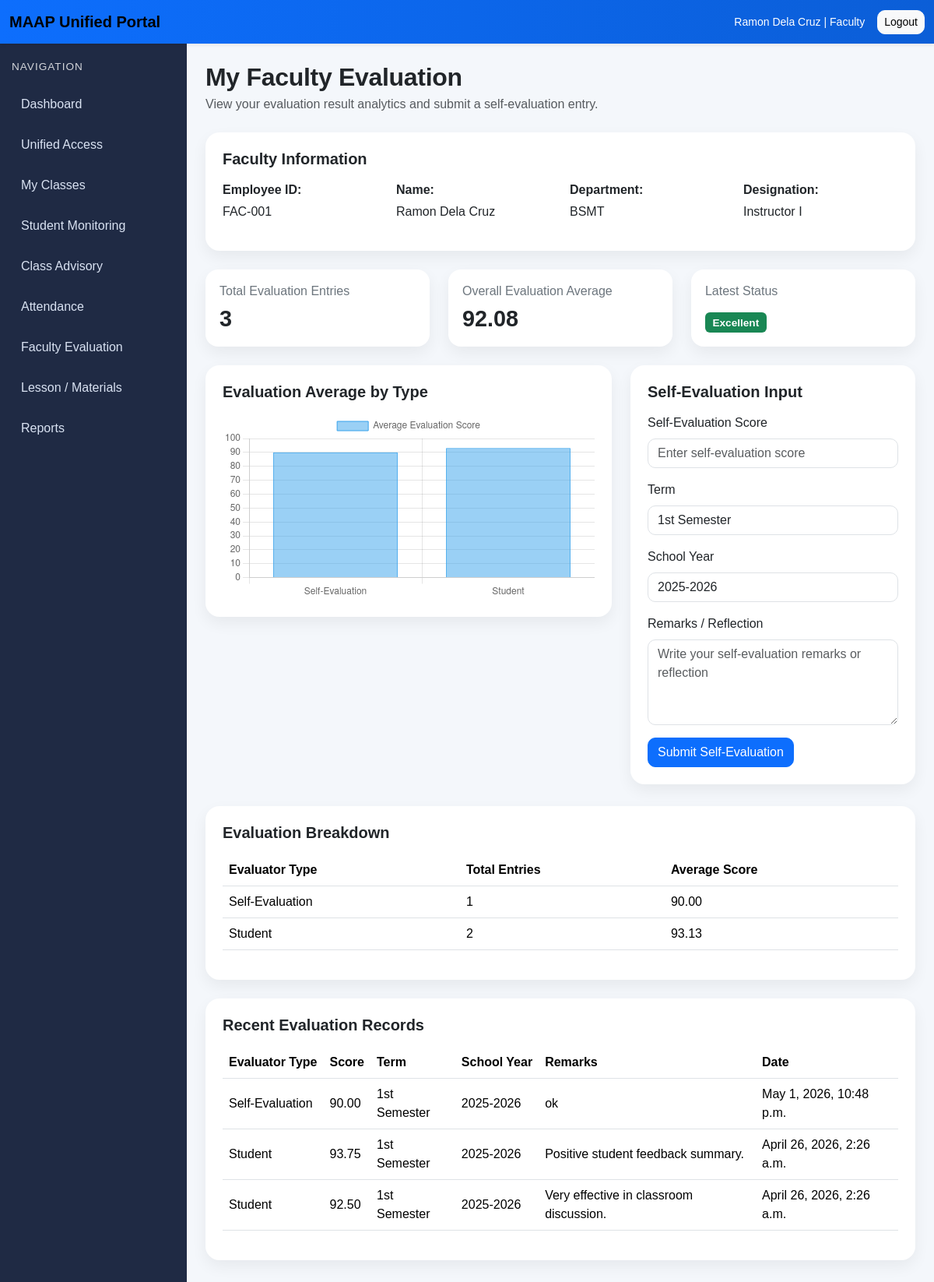
Screenshot of /evaluations/faculty/my-evaluations/ (signed in) with the database file from the repository.
### accounts/models.py (models this page shows, shortened)
class CustomUser(AbstractUser):
    ROLE_CHOICES = [
        ("admin", "Admin"),
        ("faculty", "Faculty"),
        ("student", "Student"),
    ]
    role = models.CharField(max_length=20, choices=ROLE_CHOICES, default="student")

### academics/models.py (models this page shows, shortened)
class FacultyProfile(models.Model):
    user = models.OneToOneField(
        settings.AUTH_USER_MODEL,
        on_delete=models.CASCADE,
        related_name="faculty_profile"
    )
    department = models.ForeignKey(
        Department,
        on_delete=models.SET_NULL,
        null=True,
        blank=True,
        related_name="faculty_members"
    )
    employee_id = models.CharField(max_length=30, unique=True)
    designation = models.CharField(max_length=100, blank=True)
    class Meta:
        ordering = ["employee_id"]

class Department(models.Model):
    name = models.CharField(max_length=150, unique=True)
    code = models.CharField(max_length=20, unique=True)
    class Meta:
        ordering = ["name"]

### evaluations/models.py (models this page shows, shortened)
class FacultyEvaluation(models.Model):
    EVALUATOR_TYPE_CHOICES = [
        ("student", "Student"),
        ("peer", "Peer"),
        ("admin", "Admin"),
        ("self", "Self-Evaluation"),
    ]
    faculty = models.ForeignKey(
        FacultyProfile,
        on_delete=models.CASCADE,
        related_name="evaluations"
    )
    evaluator_type = models.CharField(
        max_length=20,
        choices=EVALUATOR_TYPE_CHOICES,
        default="student"
    )
    evaluation_score = models.DecimalField(max_digits=5, decimal_places=2)
    remarks = models.TextField(blank=True)
    term = models.CharField(max_length=30)
    school_year = models.CharField(max_length=20)
    created_at = models.DateTimeField(auto_now_add=True)
    class Meta:
        ordering = ["-created_at"]

### evaluations/views.py (the view)
# urls.py: path("faculty/my-evaluations/", views.faculty_evaluation_dashboard, name="faculty-evaluation-dashboard"),
@login_required
def faculty_evaluation_dashboard(request):
    if request.user.role != "faculty" or not hasattr(request.user, "faculty_profile"):
        messages.error(request, "You are not authorized to access faculty evaluation.")
        return redirect("role-redirect")
    faculty_profile = request.user.faculty_profile
    if request.method == "POST":
        form = FacultySelfEvaluationForm(request.POST)
        if form.is_valid():
            evaluation = form.save(commit=False)
            evaluation.faculty = faculty_profile
            evaluation.evaluator_type = "self"
            evaluation.save()
            messages.success(request, "Self-evaluation entry submitted successfully.")
            return redirect("faculty-evaluation-dashboard")
    else:
        form = FacultySelfEvaluationForm(initial={
            "term": "1st Semester",
            "school_year": "2025-2026",
        })
    evaluations = (
        FacultyEvaluation.objects
        .filter(faculty=faculty_profile)
        .order_by("-created_at")
    )
    total_evaluations = evaluations.count()
    overall_average = evaluations.aggregate(
        avg=Avg("evaluation_score")
    ).get("avg")
    evaluation_by_type = list(
        evaluations
        .values("evaluator_type")
        .annotate(
            average_score=Avg("evaluation_score"),
            total=Count("id"),
        )
        .order_by("evaluator_type")
    )
    type_display = {
        "student": "Student",
        "peer": "Peer",
        "admin": "Admin",
        "self": "Self-Evaluation",
    }
    chart_labels = []
    chart_values = []
    chart_counts = []
    for item in evaluation_by_type:
        chart_labels.append(type_display.get(item["evaluator_type"], item["evaluator_type"]))
        chart_values.append(float(item["average_score"]) if item["average_score"] is not None else 0)
        chart_counts.append(item["total"])
    recent_evaluations = evaluations[:10]
    context = {
        "page_title": "My Faculty Evaluation",
        "faculty_profile": faculty_profile,
        "form": form,
        "total_evaluations": total_evaluations,
        "overall_average": overall_average,
        "evaluation_by_type": evaluation_by_type,
        "recent_evaluations": recent_evaluations,
        "type_display": type_display,
        "chart_labels": json.dumps(chart_labels),
        "chart_values": json.dumps(chart_values),
        "chart_counts": json.dumps(chart_counts),
    }
    return render(request, "evaluations/faculty_evaluation_dashboard.html", context)

### templates/evaluations/faculty_evaluation_dashboard.html (shortened to what this page needs)
{% extends "base.html" %}
{% block content %}
<div class="page-header">
    <h2 class="fw-bold mb-1">My Faculty Evaluation</h2>
    <p class="text-muted mb-0">
        View your evaluation result analytics and submit a self-evaluation entry.
    </p>
</div>
<div class="section-box mb-4">
    <h5 class="fw-bold mb-3">Faculty Information</h5>
    <div class="row">
        <div class="col-md-3">
            <p class="mb-1"><strong>Employee ID:</strong></p>
            <p>{{ faculty_profile.employee_id }}</p>
        </div>
        <div class="col-md-3">
            <p class="mb-1"><strong>Name:</strong></p>
            <p>{{ faculty_profile.user.get_full_name }}</p>
        </div>
        <div class="col-md-3">
            <p class="mb-1"><strong>Department:</strong></p>
            <p>
                {% if faculty_profile.department %}
                    {{ faculty_profile.department.code }}
                {% else %}
                    -
                {% endif %}
            </p>
        </div>
        <div class="col-md-3">
            <p class="mb-1"><strong>Designation:</strong></p>
            <p>{{ faculty_profile.designation }}</p>
        </div>
    </div>
</div>
<div class="row g-4 mb-4">
    <div class="col-md-4">
        <div class="portal-stat-card">
            <h6>Total Evaluation Entries</h6>
            <h3>{{ total_evaluations }}</h3>
        </div>
    </div>
    <div class="col-md-4">
        <div class="portal-stat-card">
            <h6>Overall Evaluation Average</h6>
            <h3>
                {% if overall_average %}
                    {{ overall_average|floatformat:2 }}
                {% else %}
                    0.00
                {% endif %}
            </h3>
        </div>
    </div>
    <div class="col-md-4">
        <div class="portal-stat-card">
            <h6>Latest Status</h6>
            <h3>
                {% if overall_average and overall_average >= 90 %}
                    <span class="badge bg-success">Excellent</span>
                {% elif overall_average and overall_average >= 85 %}
                    <span class="badge bg-primary">Very Good</span>
                {% elif overall_average and overall_average >= 80 %}
                    <span class="badge bg-warning">Satisfactory</span>
                {% else %}
                    <span class="badge bg-secondary">No Data</span>
                {% endif %}
            </h3>
        </div>
    </div>
</div>
<div class="row g-4 mb-4">
    <div class="col-lg-7">
        <div class="section-box">
            <h5 class="fw-bold mb-3">Evaluation Average by Type</h5>
            <canvas id="evaluationTypeChart" height="150"></canvas>
        </div>
    </div>
    <div class="col-lg-5">
        <div class="section-box">
            <h5 class="fw-bold mb-3">Self-Evaluation Input</h5>
            <form method="post">
                <div class="mb-3">
                    <label class="form-label">Self-Evaluation Score</label>
                    {{ form.evaluation_score }}
                </div>
                <div class="mb-3">
                    <label class="form-label">Term</label>
                    {{ form.term }}
                </div>
                <div class="mb-3">
                    <label class="form-label">School Year</label>
                    {{ form.school_year }}
                </div>
                <div class="mb-3">
                    <label class="form-label">Remarks / Reflection</label>
                    {{ form.remarks }}
                </div>
                <button type="submit" class="btn btn-primary">
                    Submit Self-Evaluation
                </button>
            </form>
        </div>
    </div>
</div>
<div class="section-box mb-4">
    <h5 class="fw-bold mb-3">Evaluation Breakdown</h5>
    <div class="table-responsive">
        <table class="table align-middle">
            <thead>
                <tr>
                    <th>Evaluator Type</th>
                    <th>Total Entries</th>
                    <th>Average Score</th>
                </tr>
            </thead>
            <tbody>
                {% for item in evaluation_by_type %}
                <tr>
                    <td>
                        {% if item.evaluator_type == "student" %}
                            Student
                        {% elif item.evaluator_type == "peer" %}
                            Peer
                        {% elif item.evaluator_type == "admin" %}
                            Admin
                        {% elif item.evaluator_type == "self" %}
                            Self-Evaluation
                        {% else %}
                            {{ item.evaluator_type }}
                        {% endif %}
                    </td>
                    <td>{{ item.total }}</td>
                    <td>
                        {% if item.average_score %}
                            {{ item.average_score|floatformat:2 }}
                        {% else %}
                            -
                        {% endif %}
                    </td>
                </tr>
                {% empty %}
                <tr>
                    <td colspan="3" class="text-center text-muted">
                        No evaluation records available yet.
                    </td>
                </tr>
                {% endfor %}
            </tbody>
        </table>
    </div>
</div>
<div class="section-box">
    <h5 class="fw-bold mb-3">Recent Evaluation Records</h5>
    <div class="table-responsive">
        <table class="table align-middle">
            <thead>
                <tr>
                    <th>Evaluator Type</th>
                    <th>Score</th>
                    <th>Term</th>
                    <th>School Year</th>
                    <th>Remarks</th>
                    <th>Date</th>
                </tr>
            </thead>
            <tbody>
                {% for evaluation in recent_evaluations %}
                <tr>
                    <td>{{ evaluation.get_evaluator_type_display }}</td>
                    <td>{{ evaluation.evaluation_score }}</td>
                    <td>{{ evaluation.term }}</td>
                    <td>{{ evaluation.school_year }}</td>
                    <td>{{ evaluation.remarks }}</td>
                    <td>{{ evaluation.created_at }}</td>
                </tr>
                {% empty %}
                <tr>
                    <td colspan="6" class="text-center text-muted">
                        No evaluation records found.
                    </td>
                </tr>
                {% endfor %}
            </tbody>
        </table>
    </div>
</div>
<script>
    const chartLabels = {{ chart_labels|safe }};
    const chartValues = {{ chart_values|safe }};
    const ctx = document.getElementById('evaluationTypeChart');
    if (ctx) {
        new Chart(ctx, {
            type: 'bar',
            data: {
                labels: chartLabels,
                datasets: [{
                    label: 'Average Evaluation Score',
                    data: chartValues,
                    borderWidth: 1
                }]
            },
            options: {
                responsive: true,
                scales: {
                    y: {
                        beginAtZero: true,
                        suggestedMax: 100
                    }
                }
            }
        });
    }
</script>
{% endblock %}

### templates/base.html (shortened to what this page needs)
{% load static %}
<!DOCTYPE html>
<html lang="en">
<head>
    <link href="https://cdn.jsdelivr.net/npm/bootstrap@5.3.3/dist/css/bootstrap.min.css" rel="stylesheet">
    <link rel="stylesheet" href="{% static 'css/portal.css' %}">
</head>
<body>
{% if user.is_authenticated %}
    <nav class="navbar navbar-expand-lg portal-navbar shadow-sm">
        <div class="container-fluid">
            <a class="navbar-brand fw-bold" href="{% url 'role-redirect' %}">
                MAAP Unified Portal
            </a>
            <div class="d-flex align-items-center gap-3 ms-auto">
                <span class="text-white small">
                    {{ user.get_full_name|default:user.username }} | {{ user.role|title }}
                </span>
                <form method="post" action="{% url 'logout' %}">
                    <button type="submit" class="btn btn-light btn-sm">Logout</button>
                </form>
            </div>
        </div>
    </nav>
    <div class="portal-wrapper">
        <aside class="portal-sidebar">
            <div class="sidebar-heading">Navigation</div>
            <a href="{% url 'role-redirect' %}" class="sidebar-link">Dashboard</a>
            <a href="{% url 'unified-access' %}" class="sidebar-link">Unified Access</a>
            {% if user.role == 'admin' %}
                    <a href="{% url 'admin-faculty-list' %}" class="sidebar-link">Faculty</a>
                    <button class="sidebar-link sidebar-toggle {% if '/evaluations/' in request.path %}active{% endif %}"
                        type="button"
                        data-bs-toggle="collapse"
                        data-bs-target="#evaluationSubMenu"
                        aria-expanded="{% if '/evaluations/' in request.path %}true{% else %}false{% endif %}"
                        aria-controls="evaluationSubMenu">Evaluation<span class="sidebar-arrow">▾</span>
                    </button>
                        <div class="collapse {% if '/evaluations/' in request.path %}show{% endif %}" id="evaluationSubMenu">
                            <div class="sidebar-submenu">
                                <a href="{% url 'evaluation-input' %}" class="sidebar-sublink">Evaluation Input</a>
                                <a href="{% url 'evaluation-summary' %}" class="sidebar-sublink">Evaluation Summary</a>
                            </div>
                        </div>
                <a href="{% url 'reports-index' %}" class="sidebar-link">Reports</a>
                <a href="{% url 'forms-repository' %}" class="sidebar-link">Forms</a>
            {% elif user.role == 'faculty' %}
                <a href="{% url 'faculty-class-list' %}" class="sidebar-link">My Classes</a>
                <a href="{% url 'faculty-student-monitoring' %}" class="sidebar-link">Student Monitoring</a>
                <a href="{% url 'faculty-class-advisory' %}" class="sidebar-link">Class Advisory</a>
                <a href="{% url 'faculty-attendance-class-list' %}" class="sidebar-link">Attendance</a>
                <a href="{% url 'faculty-evaluation-dashboard' %}" class="sidebar-link">Faculty Evaluation</a>
                <a href="{% url 'lesson-materials' %}" class="sidebar-link">Lesson / Materials</a>
                <a href="{% url 'reports-index' %}" class="sidebar-link">Reports</a>
            {% endif %}
        </aside>
        <main class="portal-content">
{% else %}
    <div class="container py-5">
        <div class="row justify-content-center">
            <div class="col-md-6 col-lg-5">
{% endif %}
                {% block content %}{% endblock %}
{% if user.is_authenticated %}
        </main>
    </div>
{% else %}
            </div>
        </div>
    </div>
{% endif %}
</body>
</html>

### rows the page displays
CustomUser: get_full_name "Ramon Dela Cruz", role "Faculty"
FacultyProfile: employee_id "FAC-001", user.get_full_name "Ramon Dela Cruz", department.code "BSMT", designation "Instructor I"
FacultyEvaluation: evaluator_type "Self-Evaluation", evaluation_score "90.00", term "1st Semester", school_year "2025-2026", remarks "ok", created_at "May 1, 2026, 10:48 p.m."
FacultyEvaluation: evaluator_type "Student", evaluation_score "93.75", term "1st Semester", school_year "2025-2026", remarks "Positive student feedback summary.", created_at "April 26, 2026, 2:26 a.m."
FacultyEvaluation: evaluator_type "Student", evaluation_score "92.50", term "1st Semester", school_year "2025-2026", remarks "Very effective in classroom discussion.", created_at "April 26, 2026, 2:26 a.m."

### other values shown
{{ total_evaluations }} "3"
{{ overall_average|floatformat:2 }} "92.08"
{{ item.total }} "1" "2"
{{ item.average_score|floatformat:2 }} "90.00" "93.13"
chart data {{ chart_labels|safe }} ["Self-Evaluation", "Student"]
chart data {{ chart_values|safe }} [90.0, 93.125]
